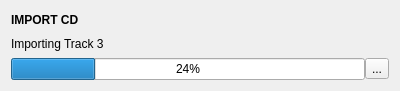
<?xml version="1.0" encoding="UTF-8"?>
<ui version="4.0">
 <class>ImportCdJobWidget</class>
 <widget class="QWidget" name="ImportCdJobWidget">
  <property name="geometry">
   <rect>
    <x>0</x>
    <y>0</y>
    <width>400</width>
    <height>91</height>
   </rect>
  </property>
  <property name="windowTitle">
   <string notr="true">Form</string>
  </property>
  <layout class="QVBoxLayout" name="verticalLayout">
   <item>
    <widget class="QLabel" name="label">
     <property name="font">
      <font>
       <weight>75</weight>
       <bold>true</bold>
      </font>
     </property>
     <property name="text">
      <string>IMPORT CD</string>
     </property>
    </widget>
   </item>
   <item>
    <widget class="QLabel" name="statusLabel">
     <property name="text">
      <string>Importing Track 3</string>
     </property>
     <property name="wordWrap">
      <bool>true</bool>
     </property>
    </widget>
   </item>
   <item>
    <layout class="QHBoxLayout" name="horizontalLayout">
     <property name="spacing">
      <number>0</number>
     </property>
     <item>
      <widget class="QProgressBar" name="progressBar">
       <property name="value">
        <number>24</number>
       </property>
      </widget>
     </item>
     <item>
      <widget class="QToolButton" name="cancelButton">
       <property name="text">
        <string>...</string>
       </property>
       <property name="icon">
        <iconset theme="dialog-cancel">
         <normaloff>.</normaloff>.</iconset>
       </property>
      </widget>
     </item>
    </layout>
   </item>
  </layout>
 </widget>
 <resources/>
 <connections/>
</ui>
